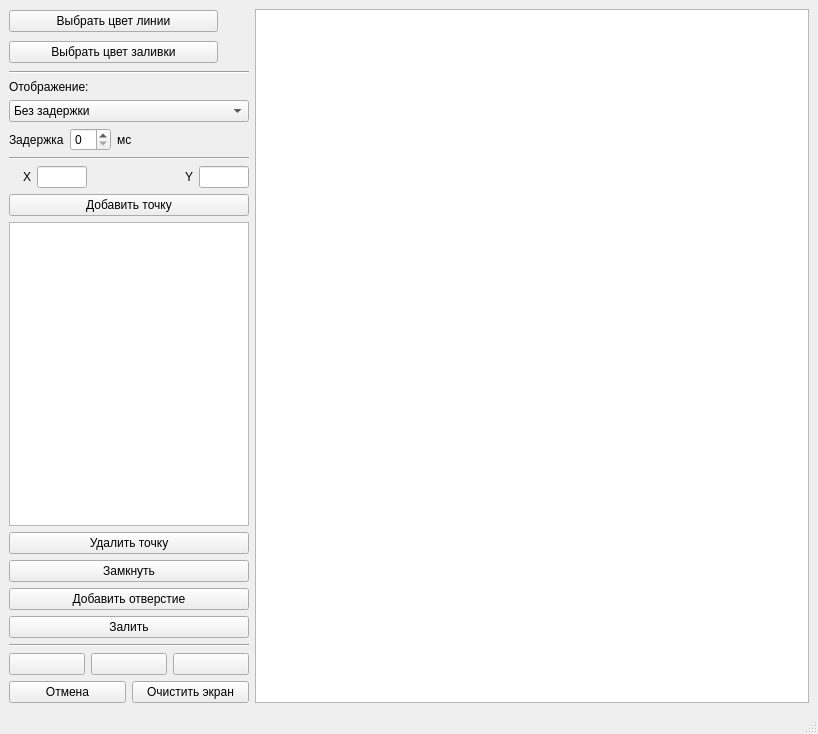
<?xml version="1.0" encoding="UTF-8"?>
<ui version="4.0">
 <class>MainWindow</class>
 <widget class="QMainWindow" name="MainWindow">
  <property name="geometry">
   <rect>
    <x>0</x>
    <y>0</y>
    <width>818</width>
    <height>734</height>
   </rect>
  </property>
  <property name="windowTitle">
   <string>Лабораторная работа №5</string>
  </property>
  <widget class="QWidget" name="centralwidget">
   <layout class="QFormLayout" name="formLayout">
    <item row="0" column="0">
     <layout class="QVBoxLayout" name="verticalLayout_5">
      <item>
       <layout class="QVBoxLayout" name="verticalLayout">
        <item>
         <layout class="QHBoxLayout" name="horizontalLayout_2">
          <item>
           <widget class="QPushButton" name="pushButton_line_color">
            <property name="text">
             <string>Выбрать цвет линии</string>
            </property>
           </widget>
          </item>
          <item>
           <widget class="QLabel" name="label_lc">
            <property name="minimumSize">
             <size>
              <width>25</width>
              <height>25</height>
             </size>
            </property>
            <property name="maximumSize">
             <size>
              <width>25</width>
              <height>25</height>
             </size>
            </property>
            <property name="sizeIncrement">
             <size>
              <width>0</width>
              <height>0</height>
             </size>
            </property>
            <property name="baseSize">
             <size>
              <width>0</width>
              <height>0</height>
             </size>
            </property>
            <property name="text">
             <string/>
            </property>
           </widget>
          </item>
         </layout>
        </item>
        <item>
         <layout class="QHBoxLayout" name="horizontalLayout_3">
          <item>
           <widget class="QPushButton" name="pushButton_fill_color">
            <property name="text">
             <string>Выбрать цвет заливки</string>
            </property>
           </widget>
          </item>
          <item>
           <widget class="QLabel" name="label_fc">
            <property name="minimumSize">
             <size>
              <width>25</width>
              <height>25</height>
             </size>
            </property>
            <property name="maximumSize">
             <size>
              <width>25</width>
              <height>25</height>
             </size>
            </property>
            <property name="text">
             <string/>
            </property>
           </widget>
          </item>
         </layout>
        </item>
       </layout>
      </item>
      <item>
       <widget class="Line" name="line">
        <property name="orientation">
         <enum>Qt::Horizontal</enum>
        </property>
       </widget>
      </item>
      <item>
       <layout class="QVBoxLayout" name="verticalLayout_4">
        <item>
         <layout class="QVBoxLayout" name="verticalLayout_3">
          <item>
           <widget class="QLabel" name="label_3">
            <property name="text">
             <string>Отображение:</string>
            </property>
           </widget>
          </item>
          <item>
           <widget class="QComboBox" name="comboBox">
            <item>
             <property name="text">
              <string>Без задержки</string>
             </property>
            </item>
            <item>
             <property name="text">
              <string>С задержкой</string>
             </property>
            </item>
           </widget>
          </item>
         </layout>
        </item>
        <item>
         <layout class="QHBoxLayout" name="horizontalLayout_7">
          <item>
           <widget class="QLabel" name="label_4">
            <property name="text">
             <string>Задержка</string>
            </property>
           </widget>
          </item>
          <item>
           <widget class="QSpinBox" name="spinBox"/>
          </item>
          <item>
           <widget class="QLabel" name="label_5">
            <property name="text">
             <string>мс</string>
            </property>
           </widget>
          </item>
          <item>
           <spacer name="horizontalSpacer_2">
            <property name="orientation">
             <enum>Qt::Horizontal</enum>
            </property>
            <property name="sizeHint" stdset="0">
             <size>
              <width>40</width>
              <height>20</height>
             </size>
            </property>
           </spacer>
          </item>
         </layout>
        </item>
       </layout>
      </item>
      <item>
       <widget class="Line" name="line_2">
        <property name="orientation">
         <enum>Qt::Horizontal</enum>
        </property>
       </widget>
      </item>
      <item>
       <layout class="QVBoxLayout" name="verticalLayout_2">
        <item>
         <layout class="QHBoxLayout" name="horizontalLayout_6">
          <item>
           <layout class="QHBoxLayout" name="horizontalLayout_4">
            <item>
             <widget class="QLabel" name="label">
              <property name="text">
               <string>X</string>
              </property>
              <property name="alignment">
               <set>Qt::AlignRight|Qt::AlignTrailing|Qt::AlignVCenter</set>
              </property>
             </widget>
            </item>
            <item>
             <widget class="QLineEdit" name="lineEdit_add_x">
              <property name="maximumSize">
               <size>
                <width>50</width>
                <height>16777215</height>
               </size>
              </property>
             </widget>
            </item>
           </layout>
          </item>
          <item>
           <spacer name="horizontalSpacer">
            <property name="orientation">
             <enum>Qt::Horizontal</enum>
            </property>
            <property name="sizeHint" stdset="0">
             <size>
              <width>40</width>
              <height>20</height>
             </size>
            </property>
           </spacer>
          </item>
          <item>
           <layout class="QHBoxLayout" name="horizontalLayout_5">
            <item>
             <widget class="QLabel" name="label_2">
              <property name="text">
               <string>Y</string>
              </property>
              <property name="alignment">
               <set>Qt::AlignRight|Qt::AlignTrailing|Qt::AlignVCenter</set>
              </property>
             </widget>
            </item>
            <item>
             <widget class="QLineEdit" name="lineEdit_add_y">
              <property name="maximumSize">
               <size>
                <width>50</width>
                <height>16777215</height>
               </size>
              </property>
             </widget>
            </item>
           </layout>
          </item>
         </layout>
        </item>
        <item>
         <widget class="QPushButton" name="pushButton_add_point">
          <property name="text">
           <string>Добавить точку</string>
          </property>
         </widget>
        </item>
       </layout>
      </item>
      <item>
       <widget class="QTableWidget" name="tableWidget">
        <property name="maximumSize">
         <size>
          <width>240</width>
          <height>16777215</height>
         </size>
        </property>
        <attribute name="horizontalHeaderMinimumSectionSize">
         <number>50</number>
        </attribute>
        <attribute name="horizontalHeaderDefaultSectionSize">
         <number>60</number>
        </attribute>
       </widget>
      </item>
      <item>
       <widget class="QPushButton" name="pushButton_del_point">
        <property name="text">
         <string>Удалить точку</string>
        </property>
       </widget>
      </item>
      <item>
       <widget class="QPushButton" name="pushButton_close">
        <property name="text">
         <string>Замкнуть</string>
        </property>
       </widget>
      </item>
      <item>
       <widget class="QPushButton" name="pushButton_add_hole">
        <property name="text">
         <string>Добавить отверстие</string>
        </property>
       </widget>
      </item>
      <item>
       <widget class="QPushButton" name="pushButton_fill">
        <property name="text">
         <string>Залить</string>
        </property>
       </widget>
      </item>
      <item>
       <widget class="Line" name="line_3">
        <property name="orientation">
         <enum>Qt::Horizontal</enum>
        </property>
       </widget>
      </item>
      <item>
       <layout class="QHBoxLayout" name="horizontalLayout_9">
        <item>
         <widget class="QPushButton" name="pushButton_reset_scale">
          <property name="text">
           <string/>
          </property>
          <property name="icon">
           <iconset resource="image.qrc">
            <normaloff>:/icons/icons/scale.png</normaloff>:/icons/icons/scale.png</iconset>
          </property>
          <property name="iconSize">
           <size>
            <width>25</width>
            <height>25</height>
           </size>
          </property>
         </widget>
        </item>
        <item>
         <widget class="QPushButton" name="pushButton_cursor_mode">
          <property name="text">
           <string/>
          </property>
          <property name="icon">
           <iconset resource="image.qrc">
            <normaloff>:/icons/icons/cursor.png</normaloff>:/icons/icons/cursor.png</iconset>
          </property>
          <property name="iconSize">
           <size>
            <width>25</width>
            <height>25</height>
           </size>
          </property>
         </widget>
        </item>
        <item>
         <widget class="QPushButton" name="pushButton_hand_mode">
          <property name="text">
           <string/>
          </property>
          <property name="icon">
           <iconset resource="image.qrc">
            <normaloff>:/icons/icons/hand.png</normaloff>:/icons/icons/hand.png</iconset>
          </property>
          <property name="iconSize">
           <size>
            <width>25</width>
            <height>25</height>
           </size>
          </property>
         </widget>
        </item>
       </layout>
      </item>
      <item>
       <layout class="QHBoxLayout" name="horizontalLayout_8">
        <item>
         <widget class="QPushButton" name="pushButton_cancel">
          <property name="text">
           <string>Отмена</string>
          </property>
         </widget>
        </item>
        <item>
         <widget class="QPushButton" name="pushButton_clear">
          <property name="text">
           <string>Очистить экран</string>
          </property>
         </widget>
        </item>
       </layout>
      </item>
     </layout>
    </item>
    <item row="0" column="1">
     <widget class="QGraphicsView" name="graphicsView"/>
    </item>
   </layout>
  </widget>
  <widget class="QMenuBar" name="menubar">
   <property name="geometry">
    <rect>
     <x>0</x>
     <y>0</y>
     <width>818</width>
     <height>25</height>
    </rect>
   </property>
  </widget>
  <widget class="QStatusBar" name="statusbar"/>
 </widget>
 <resources>
  <include location="image.qrc"/>
 </resources>
 <connections/>
</ui>
